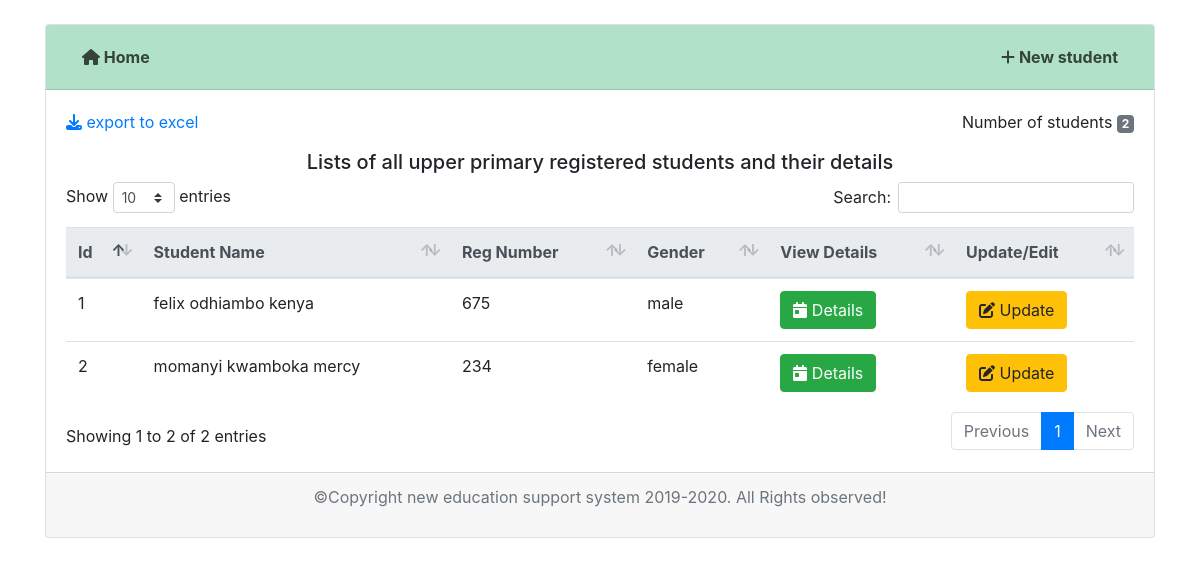
Page /home/upper-primary-students/ on the committed database.
### school/models.py (models this page shows, shortened)
class Upper_primary(models.Model):
    GENDER_CHOICES = (
        ('M', 'Male'),
        ('F', 'Female'),
    )
    UPPER_PRIMARY_CLASS = (
        ('Grade 6', 'Grade 6'),
        ('Grade 5', 'Grade 5'),
        ('Grade 4', 'Grade 4'),
    )
    name_regex = RegexValidator(regex=r"^[a-zA-Z\s]+$", message="Only characters are allowed for Student name.")
    phone_number_regex = RegexValidator(regex=r'[07]\d{2}\d{3}\d{4}', message="invalid phone number, phone number should be in the format of +254")
    reg_regex = RegexValidator(regex=r'[L]\d{4}', message="Registration number should start with 'U' followed by 4 digits for upper primary otherwise invalid registration number.")
    student_name = models.CharField(validators=[name_regex], max_length=100)
    registration_number = models.CharField(validators=[reg_regex], max_length=50)
    student_class = models.CharField(max_length=10, choices=UPPER_PRIMARY_CLASS)
    student_gender = models.CharField(max_length=1, null=True, choices=GENDER_CHOICES)
    parent_name = models.CharField(max_length=100)
    phone_number = models.CharField(validators=[phone_number_regex], max_length=10) # validators should be a list

### school/views.py (the view)
# urls.py: path('home/upper-primary-students/', school_views.UpperPrimaryStudentsListView.as_view(), name='upper-primary-students'),
class UpperPrimaryStudentsListView(ListView):
    model = Upper_primary
    context_object_name = 'students'

### school/templates/school/upper_primary_list.html (shortened to what this page needs)
 {% extends 'school/base.html'%}
 {% load static %}
 {% block content %}
<div class="container pt-4">
	<div class="card">
		<div class="card-header">
		<div class="navbar">
			<div><a href="{% url 'home' %}" data-toggle="tooltip" title="home menu" class="card-link"><i class="fas fa-home"></i> Home</a></div>
			<div><a href="{% url 'upper-primary-student-create' %}" data-toggle="tooltip" title="register new student" class="card-link"><i class="fas fa-plus"></i> New student</a></div>
		</div>
		</div>
		<div class="card-body">
		<div class="d-flex justify-content-between">
	    <a href="{% url 'upper-primary-export-excel' %}" class="card-link"><i class="fas fa-download"></i></i> export to excel</a>
		<p>Number of students <span class="badge badge-secondary">{{ students.count }}</span></p>
		</div>
		<table class="table" id="myTable">
		<h5 class="text-center">Lists of all upper primary registered students and their details</h5>
		<thead class="thead-light">
		<tr>
		<th>Id</th>
		<th>Student Name</th>
		<th>Reg Number</th>
		<th>Gender</th>
		<th>View Details</th>
		<th>Update/Edit</th>
		</tr>
		</thead>
		<tbody>
		{% for student in students %}
		<tr>
		<td>{{ student.id }}</td>
		<td>{{ student.student_name }}</td>
		<td> {{ student.registration_number }}</td>
		<td> {{ student.student_gender }}</td>
		<td><a href="{% url 'upper-primary-student-details' student.id %}" data-toggle="tooltip" title="view student details" class="card-link btn btn-success"><i class="fas fa-calendar-day"></i> Details</a></td>
		<td><a href="{% url 'upper-primary-student-update' student.id %}" data-toggle="tooltip" title="update student" class="card-link btn btn-warning"><i class="fas fa-edit"></i> Update</a></td>
		</tr>
		{% endfor %}
		</tbody>
        </table>
		</div>
		<div class="card-footer">
			<p class="text-center text-muted">&copy;Copyright new education support system 2019-2020. All Rights observed!</p>
		</div>
	</div>
</div>
{% endblock content%}

### school/static/css/datatables.css (style rules this page uses)
table.dataTable { clear: both; margin-top: 6px !important; margin-bottom: 6px !important; max-width: none !important; border-collapse: separate !important; border-spacing: 0; }
table.dataTable td, table.dataTable th { -webkit-box-sizing: content-box; box-sizing: content-box; }
table.dataTable thead > tr > th.sorting_asc, table.dataTable thead > tr > th.sorting_desc, table.dataTable thead > tr > th.sorting, table.dataTable thead > tr > td.sorting_asc, table.dataTable thead > tr > td.sorting_desc, table.dataTable thead > tr > td.sorting { padding-right: 30px; }
table.dataTable thead .sorting, table.dataTable thead .sorting_asc, table.dataTable thead .sorting_desc, table.dataTable thead .sorting_asc_disabled, table.dataTable thead .sorting_desc_disabled { cursor: pointer; position: relative; }
table.dataTable thead .sorting:before, table.dataTable thead .sorting:after, table.dataTable thead .sorting_asc:before, table.dataTable thead .sorting_asc:after, table.dataTable thead .sorting_desc:before, table.dataTable thead .sorting_desc:after, table.dataTable thead .sorting_asc_disabled:before, table.dataTable thead .sorting_asc_disabled:after, table.dataTable thead .sorting_desc_disabled:before, table.dataTable thead .sorting_desc_disabled:after { position: absolute; bottom: 0.9em; display: block; opacity: 0.3; }
table.dataTable thead .sorting:before, table.dataTable thead .sorting_asc:before, table.dataTable thead .sorting_desc:before, table.dataTable thead .sorting_asc_disabled:before, table.dataTable thead .sorting_desc_disabled:before { right: 1em; content: "\2191"; }
table.dataTable thead .sorting:after, table.dataTable thead .sorting_asc:after, table.dataTable thead .sorting_desc:after, table.dataTable thead .sorting_asc_disabled:after, table.dataTable thead .sorting_desc_disabled:after { right: 0.5em; content: "\2193"; }
table.dataTable thead .sorting_asc:before, table.dataTable thead .sorting_desc:after { opacity: 1; }

### school/static/css/main.css (style rules this page uses)
html { overflow-y: scroll; }
body { margin: 0; padding: 0; }
.card-header { background-color: rgba(60, 179, 113, 0.4); }
.navbar a { color: rgba(0, 0, 0, 0.7); font-weight: bold; }

### rows in the picture
Upper_primary: id "1", student_name "felix odhiambo kenya", registration_number "675", student_gender "male"
Upper_primary: id "2", student_name "momanyi kwamboka mercy", registration_number "234", student_gender "female"

### other values in the picture
{{ students.count }} "2"
